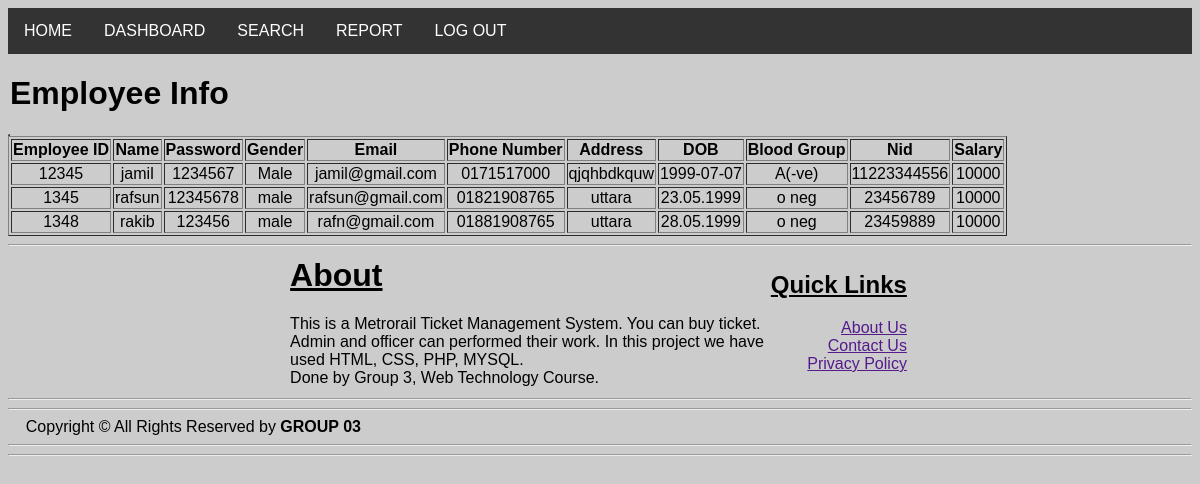
/admin/emplo.php, run on the app's committed database.
### tables this page shows
CREATE TABLE `add_emp` (
  `e_id` varchar(20) NOT NULL,
  `name` text NOT NULL,
  `pass` text NOT NULL,
  `gender` text NOT NULL,
  `email` varchar(20) NOT NULL,
  `phone` text NOT NULL,
  `address` text NOT NULL,
  `dob` text NOT NULL,
  `bl_grp` text NOT NULL,
  `nid` text NOT NULL,
  `salary` int(11) NOT NULL,
  `e_count` int(11) NOT NULL
);

### admin/Models/db_config.php (called while the page is built, shortened)
<?php
	$db_server="localhost";
	$db_uname="root";
	$db_pass="";
	$db_name="web_project";
	function get($query){
		global $db_server,$db_uname,$db_pass,$db_name;
		$conn = mysqli_connect($db_server,$db_uname,$db_pass,$db_name);
		$data = array();
		if($conn){
			$result = mysqli_query($conn,$query);
			while($row = mysqli_fetch_assoc($result)){
				$data[] = $row;
			}
		}
		return $data;
	}
?>

### admin/emplo.php (the view, shortened to what this page needs)
<?php
include_once 'header.php';
   require_once 'Models/db_config.php';
?>
<html>
	    <head>
        </head>
    <body>
	<legend><h1>Employee Info</h1></legend>
           <div class="row">
                <div class="column">
                    <table border="1">
                       </div>
                <div class="column">
                    <table border="1">
              <?php
                        $query1 = "SELECT e_id,name,pass,gender,email,phone,address,dob,bl_grp,nid,salary FROM `add_emp`";
                        $result1=get($query1);
                        echo "<tr><th>Employee ID</th>
						<th>Name</th>
								<th>Password</th>
										<th>Gender</th>
						<th>Email</th>
							<th>Phone Number</th>
							<th>Address</th>
						<th>DOB</th>
							<th>Blood Group</th>
						<th>Nid</th>
						<th>Salary</th></tr>";
                        ?>
                    <?php
                        foreach ($result1 as $row){
                            echo "<tr><td align='center'>$row[e_id]</td>";
							echo "<td align='center'>$row[name]</td>";
							echo "<td align='center'>$row[pass]</td>";
							echo "<td align='center'>$row[gender]</td>";
							echo "<td align='center'>$row[email]</td>";
									echo "<td align='center'>$row[phone]</td>";
									echo "<td align='center'>$row[address]</td>";
									echo "<td align='center'>$row[dob]</td>";
									echo "<td align='center'>$row[bl_grp]</td>";
									echo "<td align='center'>$row[nid]</td>";
                            echo "<td align='center'>$row[salary]</td></tr>";}
                        ?>
                    </table>
                </div>
                </div>
            </body>
</html>
<?php include_once 'footer.php'?>

### admin/header.php (style rules this page uses)
body { font-family: Arial, Helvetica, sans-serif; background-color: rgb(204, 204, 204); }

### admin/emplo.php (style rules this page uses)
body { background-color: rgb(204, 204, 204); }

### data on the page
add_emp: e_id "12345", name "jamil", pass "1234567", gender "Male", email "jamil@gmail.com", phone "0171517000", address "qjqhbdkquw", dob "1999-07-07", bl_grp "A(-ve)", nid "11223344556", salary "10000"
add_emp: e_id "1345", name "rafsun", pass "12345678", gender "male", email "rafsun@gmail.com", phone "01821908765", address "uttara", dob "23.05.1999", bl_grp "o neg", nid "23456789", salary "10000"
add_emp: e_id "1348", name "rakib", pass "123456", gender "male", email "rafn@gmail.com", phone "01881908765", address "uttara", dob "28.05.1999", bl_grp "o neg", nid "23459889", salary "10000"
